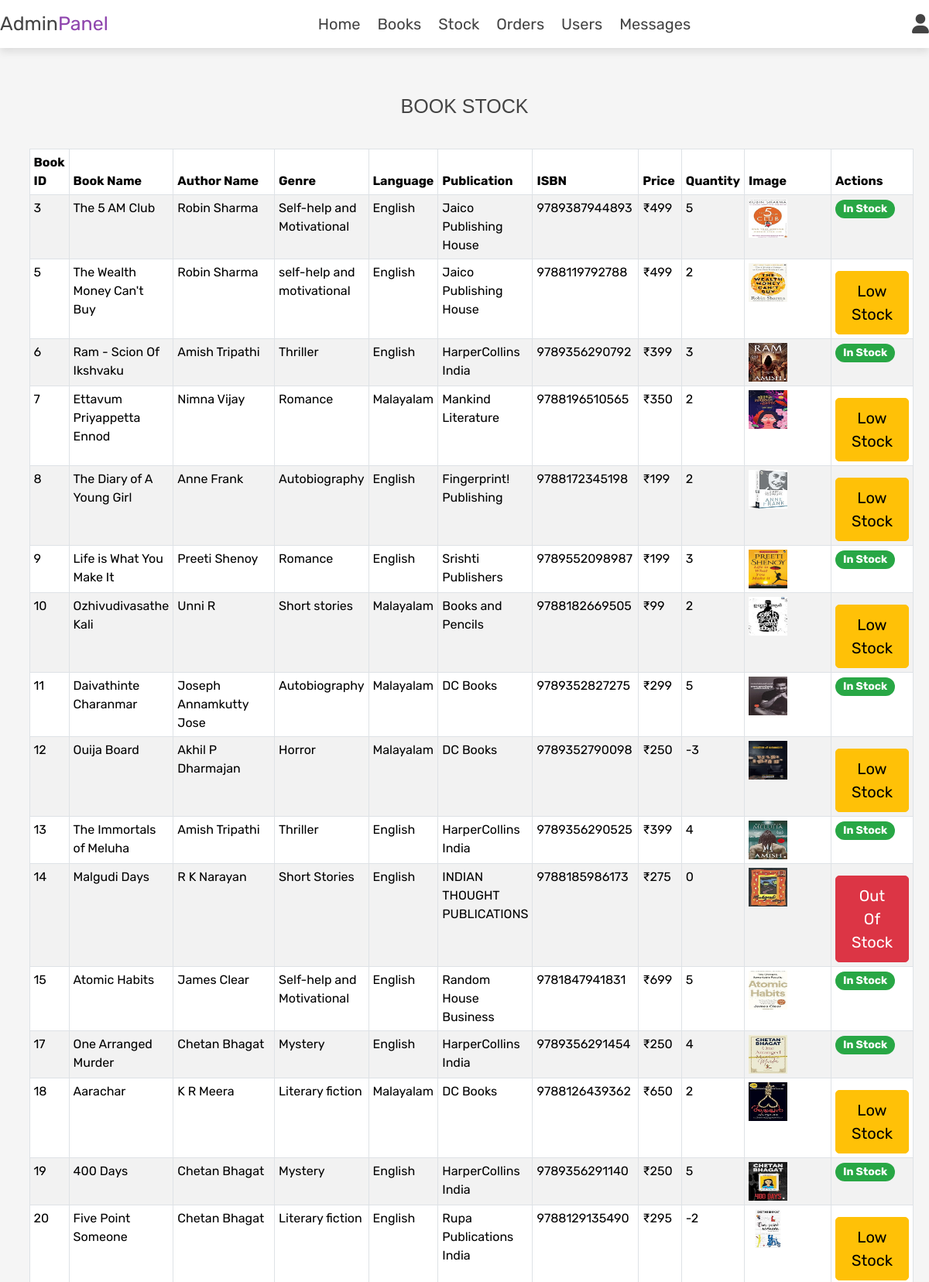
Page /adminstock/ (upper part) on the committed database.
### myapp/models.py (models this page shows, shortened)
class addproduct(models.Model):
    user=models.ForeignKey(User,on_delete=models.CASCADE)
    pnm=models.CharField(max_length=15)
    athr=models.CharField(max_length=15, default=None)
    CATEGORY_CHOICES = [
        ('Thriller', 'Thriller'),
        ('Mystery', 'Mystery'),
        ('Horror', 'Horror'),
        ('Comics', 'Comics'),
        ('Adventure', 'Adventure'),
        ('Romance', 'Romance'),
        ('Historical fiction', 'Historical fiction'),
        ('Literary fiction', 'Literary fiction'),
        ('Science Fiction', 'Science Fiction'),
        ('Autobiography', 'Autobiography'),
        ('Memoir', 'Memoir'),
        ('History', 'History'),
        ('Travel', 'Travel'),
        ('Science', 'Science'),
        ('Philosophy', 'Philosophy'),
        ('Essays', 'Essays'),
        ('Business', 'Business'),
        ('Children\'s Book', 'Children\'s Book'),
        ('Classic Literature', 'Classic Literature'),
        ('Short Stories', 'Short Stories'),
        ('Drama', 'Drama'),
        ('Poetry', 'Poetry'),
        ('Self-help and Motivational', 'Self-help and Motivational')
    ]
    LANGUAGE_CHOICES = [
        ('English', 'English'),
        ('Malayalam', 'Malayalam'),
    ]
    cat = models.CharField(max_length=40, choices=CATEGORY_CHOICES)
    lang = models.CharField(max_length=15, choices=LANGUAGE_CHOICES)
    publ = models.CharField(max_length=25)
    isbn = models.IntegerField()
    pr = models.IntegerField()
    qty = models.IntegerField()
    img = models.ImageField(upload_to='p_images')

### myapp/views.py (the view)
# urls.py: path('adminstock/',views.admin_stock,name='adminstock'),
def admin_stock(r):
    products = addproduct.objects.all()
    return render(r,'adminstock.html',{'products':products})

### template/adminstock.html (shortened to what this page needs)
<!DOCTYPE html>
<html lang="en">
<head>
    {% load static %}
    <link href="https://cdn.jsdelivr.net/npm/bootstrap@5.3.3/dist/css/bootstrap.min.css" rel="stylesheet">
    <link rel="stylesheet" href="https://cdnjs.cloudflare.com/ajax/libs/font-awesome/6.0.0/css/all.min.css">
    <link rel="stylesheet" href="https://cdn.datatables.net/2.1.3/css/dataTables.dataTables.css" />
</head>
<body>
    {% include 'admin_header.html' %}
    <section class="orders">
        <h1 class="title"style="font-family: 'Poppins', sans-serif; font-size: 2.5em; margin-bottom: 20px; text-align: center;">Book Stock</h1>
        <div class="container">
           {% if products %}
           <table id="ordersTable" class="table table-striped table-bordered display">
              <thead>
                 <tr>
                    <th>Book ID</th>
                    <th>Book Name</th>
                    <th>Author Name</th>
                    <th>Genre</th>
                    <th>Language</th>
                    <th>Publication</th>
                    <th>ISBN</th>
                    <th>Price</th>
                    <th>Quantity</th>
                    <th>Image</th>
                    <th>Actions</th>
                 </tr>
              </thead>
              <tbody>
                 {% for product in products %}
                 <tr>
                    <td>{{ product.id }}</td>
                    <td>{{ product.pnm}}</td>
                    <td>{{ product.athr}}</td>
                    <td>{{ product.cat}}</td>
                    <td>{{ product.lang}}</td>
                    <td>{{ product.publ}}</td>
                    <td>{{ product.isbn}}</td>
                    <td>₹{{ product.pr}}</td>
                    <td>{{ product.qty}}</td>
                    <td><img src="{{ product.img.url }}" alt="{{ product.pnm }}" class="product-image" style="width: 50px; height: 50px;"></td>
                    <td>
                        {% if product.qty == 0 %}
                            <a href ="{% url 'update_stock' product.id %}" class="btn btn-danger blinking">Out of Stock</a>
                        {% elif product.qty < 3 %}
                            <a href ="{% url 'update_stock' product.id %}" class="btn btn-warning blinking">Low Stock</a>
                        {% else %}
                            <span class="badge badge-instock">In Stock</span>
                        {% endif %}
                    </td>
                 </tr>
                {% endfor %}
              </tbody>
           </table>
           {% else %}
           <p class="empty">No Books added yet!</p>
           {% endif %}
        </div>
     </section>
</body>
</html>

### static/css/admin_style.css (style rules this page uses)
:root { --purple:#8e44ad; --red:#c0392b; --orange:#f39c12; --black:#444; --white:#fff; --light-color:#666; --light-white:#ccc; --light-bg:#f5f5f5; --border:.1rem solid var(--black); --border-hover:.1rem solid var(--black); --box-shadow:0 .5rem 1rem rgba(0,0,0,.1); }
* { font-family:'Rubik', sans-serif; margin:0; padding:0; box-sizing: border-box; outline: none; border: none; text-decoration: none; transition: all .2s linear; }
html { font-size: 62.5%; overflow-x: hidden; }
body { background-color: var(--light-bg); margin: 0; padding: 0; background: linear-gradient(30deg, #eee 30%, #f5f5f5 40.1%); }
section { padding:4rem 2rem; align-items: center; }
.btn { display: inline-block; margin-top: 1rem; padding: 1rem 3rem; cursor: pointer; color: var(--white); font-size: 1.8rem; border-radius: .5rem; text-transform: capitalize; }
.btn-warning { background-color: var(--orange); }
.btn-danger { background-color: var(--red); }
.title { text-align: center; margin-bottom: 2rem; text-transform: uppercase; color: var(--black); font-size: 4rem; margin: 0; padding: 20px 0; text-align: center; }
.btn, .option-btn, .delete-btn, .white-btn { text-decoration: none; display: inline-block; margin-top: 1rem; padding:1rem -3rem; cursor: pointer; color: var(--white); font-size: 1.8rem; border-radius: .5rem; text-transform: capitalize; }
.white-btn, .btn { text-decoration: none; color: var(--white); background-color: var(--purple); }
.btn { background-color: var(--purple); border: none; border-radius: 5px; padding: 10px 20px; font-size: 20px; }

### template/adminstock.html (style rules this page uses)
.product-image { transition: transform 0.3s ease-in-out; }
.blinking { animation: blinker 1.5s linear infinite; }
.btn-danger.blinking { background-color: #dc3545; color: white; border-radius: 5px; border: 1px solid #dc3545; }
.btn-warning.blinking { size: 2px; background-color: #ffc107; color: black; border-radius: 5px; border: 1px solid #ffc107; }
.badge-instock { background-color: #28a745; color: white; padding: 5px 10px; font-size: 14px; border-radius: 12px; font-weight: bold; }

### rows in the picture
addproduct: id "3", pnm "The 5 AM Club", athr "Robin Sharma", cat "Self-help and Motivational", lang "English", publ "Jaico Publishing House", isbn "9789387944893", pr "499", qty "5", img (picture), shows "In Stock"
addproduct: id "5", pnm "The Wealth Money Can't Buy", athr "Robin Sharma", cat "self-help and motivational", lang "English", publ "Jaico Publishing House", isbn "9788119792788", pr "499", qty "2", img (picture), shows "Low Stock"
addproduct: id "6", pnm "Ram - Scion Of Ikshvaku", athr "Amish Tripathi", cat "Thriller", lang "English", publ "HarperCollins India", isbn "9789356290792", pr "399", qty "3", img (picture), shows "In Stock"
addproduct: id "7", pnm "Ettavum Priyappetta Ennod", athr "Nimna Vijay", cat "Romance", lang "Malayalam", publ "Mankind Literature", isbn "9788196510565", pr "350", qty "2", img (picture), shows "Low Stock"
addproduct: id "8", pnm "The Diary of A Young Girl", athr "Anne Frank", cat "Autobiography", lang "English", publ "Fingerprint! Publishing", isbn "9788172345198", pr "199", qty "2", img (picture), shows "Low Stock"
addproduct: id "9", pnm "Life is What You Make It", athr "Preeti Shenoy", cat "Romance", lang "English", publ "Srishti Publishers", isbn "9789552098987", pr "199", qty "3", img (picture), shows "In Stock"
addproduct: id "10", pnm "Ozhivudivasathe Kali", athr "Unni R", cat "Short stories", lang "Malayalam", publ "Books and Pencils", isbn "9788182669505", pr "99", qty "2", img (picture), shows "Low Stock"
addproduct: id "11", pnm "Daivathinte Charanmar", athr "Joseph Annamkutty Jose", cat "Autobiography", lang "Malayalam", publ "DC Books", isbn "9789352827275", pr "299", qty "5", img (picture), shows "In Stock"
addproduct: id "12", pnm "Ouija Board", athr "Akhil P Dharmajan", cat "Horror", lang "Malayalam", publ "DC Books", isbn "9789352790098", pr "250", qty "-3", img (picture), shows "Low Stock"
addproduct: id "13", pnm "The Immortals of Meluha", athr "Amish Tripathi", cat "Thriller", lang "English", publ "HarperCollins India", isbn "9789356290525", pr "399", qty "4", img (picture), shows "In Stock"
addproduct: id "14", pnm "Malgudi Days", athr "R K Narayan", cat "Short Stories", lang "English", publ "INDIAN THOUGHT PUBLICATIONS", isbn "9788185986173", pr "275", qty "0", img (picture), shows "Out Of Stock"
addproduct: id "15", pnm "Atomic Habits", athr "James Clear", cat "Self-help and Motivational", lang "English", publ "Random House Business", isbn "9781847941831", pr "699", qty "5", img (picture), shows "In Stock"
addproduct: id "17", pnm "One Arranged Murder", athr "Chetan Bhagat", cat "Mystery", lang "English", publ "HarperCollins India", isbn "9789356291454", pr "250", qty "4", img (picture), shows "In Stock"
addproduct: id "18", pnm "Aarachar", athr "K R Meera", cat "Literary fiction", lang "Malayalam", publ "DC Books", isbn "9788126439362", pr "650", qty "2", img (picture), shows "Low Stock"
addproduct: id "19", pnm "400 Days", athr "Chetan Bhagat", cat "Mystery", lang "English", publ "HarperCollins India", isbn "9789356291140", pr "250", qty "5", img (picture), shows "In Stock"
addproduct: id "20", pnm "Five Point Someone", athr "Chetan Bhagat", cat "Literary fiction", lang "English", publ "Rupa Publications India", isbn "9788129135490", pr "295", qty "-2", img (picture), shows "Low Stock"
